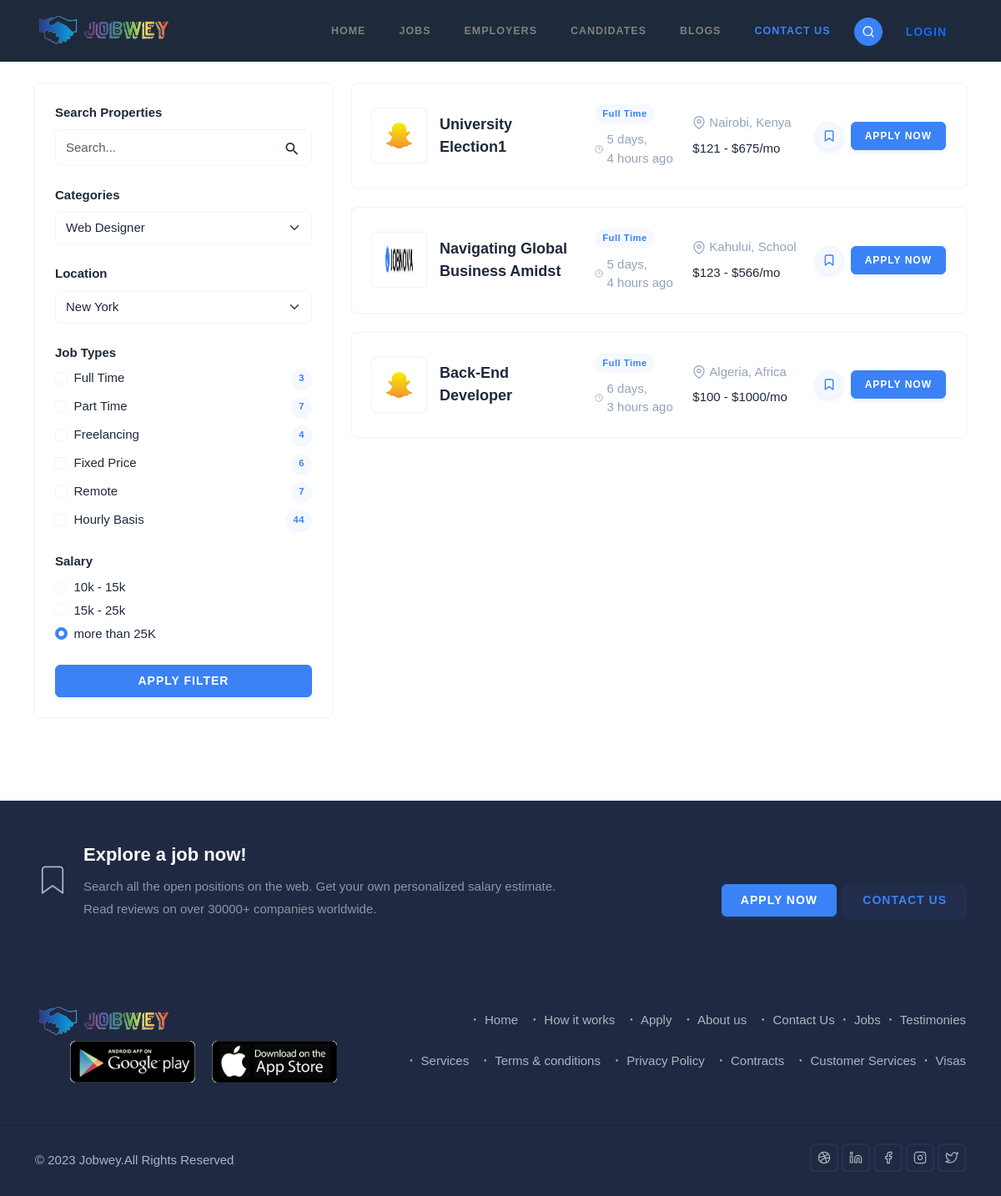
/companies/jobs/listing/, run on the app's committed database.
### companies/models.py (models this page shows, shortened)
class Job(models.Model):
    company = models.ForeignKey(Company, on_delete=models.CASCADE, related_name="company_job")
    title = models.CharField(max_length=100)
    slug = models.SlugField(max_length=100, unique=True)
    type = models.CharField(max_length=2, choices=JobType.choices, default=JobType.FT)
    positions = models.PositiveIntegerField(default=1)
    location = models.CharField(max_length=100, blank=True, null=True)
    min_salary = models.PositiveIntegerField(default=100)
    max_salary = models.PositiveIntegerField()
    content = tinymce_models.HTMLField()
    createdAt = models.DateTimeField(auto_now_add=True)
    updatedAt = models.DateTimeField(auto_now=True)
    def get_absolute_url(self):
        return reverse("company:job_detail_view", kwargs={"company_slug": self.company.slug, "job_slug": self.slug})
    def get_application_url(self):
        return reverse("applicant:application", kwargs={"company_slug": self.company.slug, "job_slug": self.slug})

class Company(models.Model):
    name = models.CharField(max_length=100, unique=True)
    slug = models.SlugField(max_length=100, unique=True)
    location = models.CharField(max_length=100, blank=True, null=True)
    vision = models.CharField(max_length=100, default="Digital Marketing Solutions for Tomorrow")
    logo = models.ImageField(upload_to="company/logs/", blank=True, null=True)
    image = models.ImageField(upload_to="company/logs/", blank=True, null=True)
    content = tinymce_models.HTMLField()
    createdAt = models.DateTimeField(auto_now_add=True)
    updatedAt = models.DateTimeField(auto_now=True)

### companies/views.py (the view)
# urls.py: path("jobs/listing/", views.JobListView.as_view(), name="job_list_view"),
class JobListView(ListView):
    template_name = "company/job/jobs.html"
    context_object_name = "jobs"
    queryset = Job.objects.all()
    paginate_by = 10
    page_kwarg = "page"
    def get_context_data(self, **kwargs):
        context = super().get_context_data(**kwargs)
        context[self.context_object_name] = self.queryset.order_by("-createdAt")
        return context

### tokens/models.py (called while the page is built)
    def __str__(self):
        return f"{self.pk}"

### upjobwey/context_processors.py (called while the page is built)
def get_recent_time():
    return timezone.now() - datetime.timedelta(days=7)

def site_constants(request):
    return dict(
        dribbble="jobwey",
        linkedin="jobwey",
        facebook="jobwey",
        instagram="jobwey",
        twitter="jobwey",
        tinymce_apikey=TinyMceApiKey.objects.filter(is_active=True).last(),
        tags = Tag.objects.all()[:8],
        recent_posts = Post.objects.filter(createdAt__gte=get_recent_time()).all().order_by("?")[:6],
    )

### templates/company/job/jobs.html (shortened to what this page needs)
{% extends "base.html" %} {% load static %} {% load humanize %}
{% block main %}
<div class="container">
  <div class="row g-4">
    {% include "company/job/job_filter.html" %}
    <div class="col-lg-8 col-md-6 col-12">
      {% if jobs %}
      <div class="row g-4">
        {% for job in jobs %}
        <div class="col-12">
          <div
            class="job-post job-post-list rounded shadow p-4 d-md-flex align-items-center justify-content-between position-relative"
          >
            <div class="d-flex align-items-center w-250px">
              <img
                src="{{job.company.logo.url}}"
                class="avatar avatar-small rounded shadow p-3 bg-white"
                alt="{{job.title}}"
              />
              <div class="ms-3">
                <a href="{{job.get_absolute_url}}" class="h5 title text-dark"
                  >{{job.title|title}}</a
                >
              </div>
            </div>
            <div
              class="d-flex align-items-center justify-content-between d-md-block mt-3 mt-md-0 w-100px"
            >
              <span class="badge bg-soft-primary rounded-pill"
                >{{job.get_type_display}}</span
              >
              <span
                class="text-muted d-flex align-items-center fw-medium mt-md-2"
                ><i
                  data-feather="clock"
                  class="fea icon-sm me-1 align-middle"
                ></i
                >{{job.createdAt|timesince}} ago</span
              >
            </div>
            <div
              class="d-flex align-items-center justify-content-between d-md-block mt-2 mt-md-0 w-130px"
            >
              <span class="text-muted d-flex align-items-center"
                ><i
                  data-feather="map-pin"
                  class="fea icon-sm me-1 align-middle"
                ></i
                >{{job.location|title}}</span
              >
              <span class="d-flex fw-medium mt-md-2"
                >${{job.min_salary|intword}} -
                ${{job.max_salary|intword}}/mo</span
              >
            </div>
            <div class="mt-3 mt-md-0">
              <a
                href=""
                class="btn btn-sm btn-icon btn-pills btn-soft-primary bookmark"
                ><i data-feather="bookmark" class="icons"></i
              ></a>
              <a
                href="{{job.get_application_url}}"
                class="btn btn-sm btn-primary w-full ms-md-1"
                >Apply Now</a
              >
            </div>
          </div>
        </div>
        {% endfor %}
      </div>
      {% endif %}
    </div>
  </div>
</div>
{% endblock main %}

### data on the page
Job: company.logo (picture), title "University Election1", type "Full Time", createdAt "5 days, 4 hours", location "Nairobi, Kenya", min_salary "121", max_salary "675"
Job: company.logo (picture), title "Navigating Global Business Amidst", type "Full Time", createdAt "5 days, 4 hours", location "Kahului, School", min_salary "123", max_salary "566"
Job: company.logo (picture), title "Back-End Developer", type "Full Time", createdAt "6 days, 3 hours", location "Algeria, Africa", min_salary "100", max_salary "1000"
